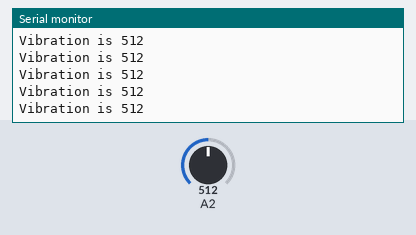
This sketch was run on a simulated Arduino Uno, built with avr-gcc and run on an emulated ATmega328P. Shown: the last lines printed to the serial monitor. The test bench sets the inputs (shaded band); at power-on: A2 = 512.

Above: at 1.2 s.
1.3 s: A2 set to 716
At 1.31 s:
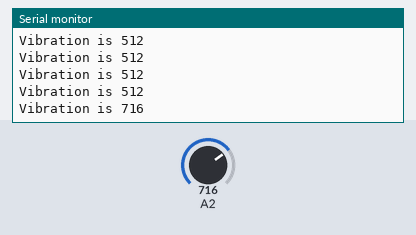
2.8 s: A2 set to 900
At 2.82 s:
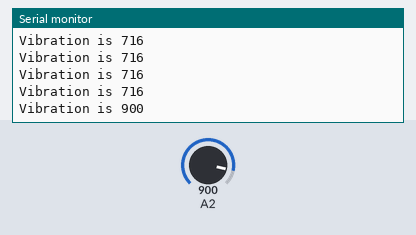
Timing chart, 0 to 5.8 s (numbered marks = the images above; inputs shaded):
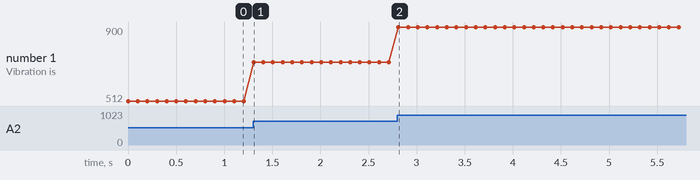

Measured:
- after the input at 1.3 s, the serial monitor: prints a new line at once (image 1)
- after the input at 2.8 s, the serial monitor: prints a new line at once (image 2)
- plotted number 1: 512 → 716 after the input at 1.3 s, 716 → 900 after the input at 2.8 s

The sketch:

vibration.ino
```cpp
void setup()
{
Serial.begin(9600); //Open the serial to set the baud rate for 9600bps
}
void loop()
{
int val;
val=analogRead(2); //Connect the analog piezoelectric ceramic vibration sensor to analog interface 0
Serial.print("Vibration is ");
Serial.println(val,DEC);//Print the analog value read via serial port
delay(100);
}
```
